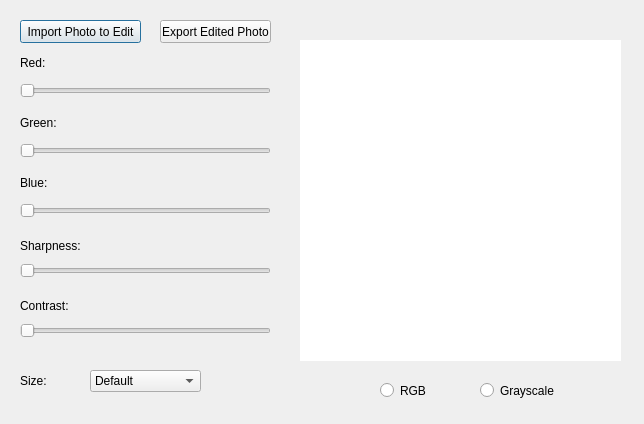
<?xml version="1.0" encoding="UTF-8"?>
<ui version="4.0">
 <class>Dialog</class>
 <widget class="QDialog" name="Dialog">
  <property name="geometry">
   <rect>
    <x>0</x>
    <y>0</y>
    <width>644</width>
    <height>424</height>
   </rect>
  </property>
  <property name="windowTitle">
   <string>Dialog</string>
  </property>
  <widget class="QPushButton" name="importButton">
   <property name="geometry">
    <rect>
     <x>20</x>
     <y>20</y>
     <width>121</width>
     <height>23</height>
    </rect>
   </property>
   <property name="autoFillBackground">
    <bool>false</bool>
   </property>
   <property name="text">
    <string>Import Photo to Edit</string>
   </property>
   <property name="autoDefault">
    <bool>true</bool>
   </property>
   <property name="default">
    <bool>false</bool>
   </property>
   <property name="flat">
    <bool>false</bool>
   </property>
  </widget>
  <widget class="QPushButton" name="exportButton">
   <property name="geometry">
    <rect>
     <x>160</x>
     <y>20</y>
     <width>111</width>
     <height>23</height>
    </rect>
   </property>
   <property name="text">
    <string>Export Edited Photo</string>
   </property>
  </widget>
  <widget class="QSlider" name="redSlide">
   <property name="geometry">
    <rect>
     <x>20</x>
     <y>80</y>
     <width>251</width>
     <height>22</height>
    </rect>
   </property>
   <property name="orientation">
    <enum>Qt::Horizontal</enum>
   </property>
  </widget>
  <widget class="QSlider" name="greenSlide">
   <property name="geometry">
    <rect>
     <x>20</x>
     <y>140</y>
     <width>251</width>
     <height>22</height>
    </rect>
   </property>
   <property name="orientation">
    <enum>Qt::Horizontal</enum>
   </property>
  </widget>
  <widget class="QLabel" name="imageBox">
   <property name="geometry">
    <rect>
     <x>300</x>
     <y>40</y>
     <width>321</width>
     <height>321</height>
    </rect>
   </property>
   <property name="layoutDirection">
    <enum>Qt::LeftToRight</enum>
   </property>
   <property name="autoFillBackground">
    <bool>false</bool>
   </property>
   <property name="styleSheet">
    <string notr="true">background-color: rgb(255, 255, 255);
font: 20pt &quot;MS Shell Dlg 2&quot;;</string>
   </property>
   <property name="text">
    <string/>
   </property>
   <property name="textFormat">
    <enum>Qt::AutoText</enum>
   </property>
   <property name="alignment">
    <set>Qt::AlignCenter</set>
   </property>
  </widget>
  <widget class="QRadioButton" name="rgbRadio">
   <property name="geometry">
    <rect>
     <x>380</x>
     <y>380</y>
     <width>82</width>
     <height>21</height>
    </rect>
   </property>
   <property name="styleSheet">
    <string notr="true">font: 12pt &quot;MS Shell Dlg 2&quot;;</string>
   </property>
   <property name="text">
    <string>RGB</string>
   </property>
  </widget>
  <widget class="QRadioButton" name="grayscaleRadio">
   <property name="geometry">
    <rect>
     <x>480</x>
     <y>380</y>
     <width>91</width>
     <height>21</height>
    </rect>
   </property>
   <property name="styleSheet">
    <string notr="true">font: 12pt &quot;MS Shell Dlg 2&quot;;</string>
   </property>
   <property name="text">
    <string>Grayscale</string>
   </property>
  </widget>
  <widget class="QSlider" name="blueSlide">
   <property name="geometry">
    <rect>
     <x>20</x>
     <y>200</y>
     <width>251</width>
     <height>22</height>
    </rect>
   </property>
   <property name="orientation">
    <enum>Qt::Horizontal</enum>
   </property>
  </widget>
  <widget class="QSlider" name="sharpSlide">
   <property name="geometry">
    <rect>
     <x>20</x>
     <y>260</y>
     <width>251</width>
     <height>22</height>
    </rect>
   </property>
   <property name="orientation">
    <enum>Qt::Horizontal</enum>
   </property>
  </widget>
  <widget class="QSlider" name="contrastSlide">
   <property name="geometry">
    <rect>
     <x>20</x>
     <y>320</y>
     <width>251</width>
     <height>22</height>
    </rect>
   </property>
   <property name="orientation">
    <enum>Qt::Horizontal</enum>
   </property>
  </widget>
  <widget class="QComboBox" name="sizeBox">
   <property name="geometry">
    <rect>
     <x>90</x>
     <y>370</y>
     <width>111</width>
     <height>22</height>
    </rect>
   </property>
   <item>
    <property name="text">
     <string>Default</string>
    </property>
   </item>
   <item>
    <property name="text">
     <string>~Placeholder~</string>
    </property>
   </item>
  </widget>
  <widget class="QLabel" name="redLabel">
   <property name="geometry">
    <rect>
     <x>20</x>
     <y>53</y>
     <width>47</width>
     <height>20</height>
    </rect>
   </property>
   <property name="styleSheet">
    <string notr="true">font: 12pt &quot;MS Shell Dlg 2&quot;;</string>
   </property>
   <property name="text">
    <string>Red:</string>
   </property>
  </widget>
  <widget class="QLabel" name="greenLabel">
   <property name="geometry">
    <rect>
     <x>20</x>
     <y>113</y>
     <width>47</width>
     <height>20</height>
    </rect>
   </property>
   <property name="styleSheet">
    <string notr="true">font: 12pt &quot;MS Shell Dlg 2&quot;;</string>
   </property>
   <property name="text">
    <string>Green:</string>
   </property>
  </widget>
  <widget class="QLabel" name="blueLabel">
   <property name="geometry">
    <rect>
     <x>20</x>
     <y>173</y>
     <width>47</width>
     <height>20</height>
    </rect>
   </property>
   <property name="styleSheet">
    <string notr="true">font: 12pt &quot;MS Shell Dlg 2&quot;;</string>
   </property>
   <property name="text">
    <string>Blue:</string>
   </property>
  </widget>
  <widget class="QLabel" name="sharpLabel">
   <property name="geometry">
    <rect>
     <x>20</x>
     <y>235</y>
     <width>81</width>
     <height>21</height>
    </rect>
   </property>
   <property name="styleSheet">
    <string notr="true">font: 12pt &quot;MS Shell Dlg 2&quot;;</string>
   </property>
   <property name="text">
    <string>Sharpness:</string>
   </property>
  </widget>
  <widget class="QLabel" name="contrastLabel">
   <property name="geometry">
    <rect>
     <x>20</x>
     <y>295</y>
     <width>71</width>
     <height>21</height>
    </rect>
   </property>
   <property name="styleSheet">
    <string notr="true">font: 12pt &quot;MS Shell Dlg 2&quot;;</string>
   </property>
   <property name="text">
    <string>Contrast:</string>
   </property>
  </widget>
  <widget class="QLabel" name="sizeLabel">
   <property name="geometry">
    <rect>
     <x>20</x>
     <y>370</y>
     <width>47</width>
     <height>21</height>
    </rect>
   </property>
   <property name="styleSheet">
    <string notr="true">font: 12pt &quot;MS Shell Dlg 2&quot;;</string>
   </property>
   <property name="text">
    <string>Size:</string>
   </property>
  </widget>
  <widget class="QLabel" name="errorSuccess">
   <property name="geometry">
    <rect>
     <x>300</x>
     <y>10</y>
     <width>321</width>
     <height>21</height>
    </rect>
   </property>
   <property name="styleSheet">
    <string notr="true">font: 12pt &quot;MS Shell Dlg 2&quot;;</string>
   </property>
   <property name="text">
    <string/>
   </property>
   <property name="alignment">
    <set>Qt::AlignCenter</set>
   </property>
  </widget>
 </widget>
 <resources/>
 <connections/>
</ui>
